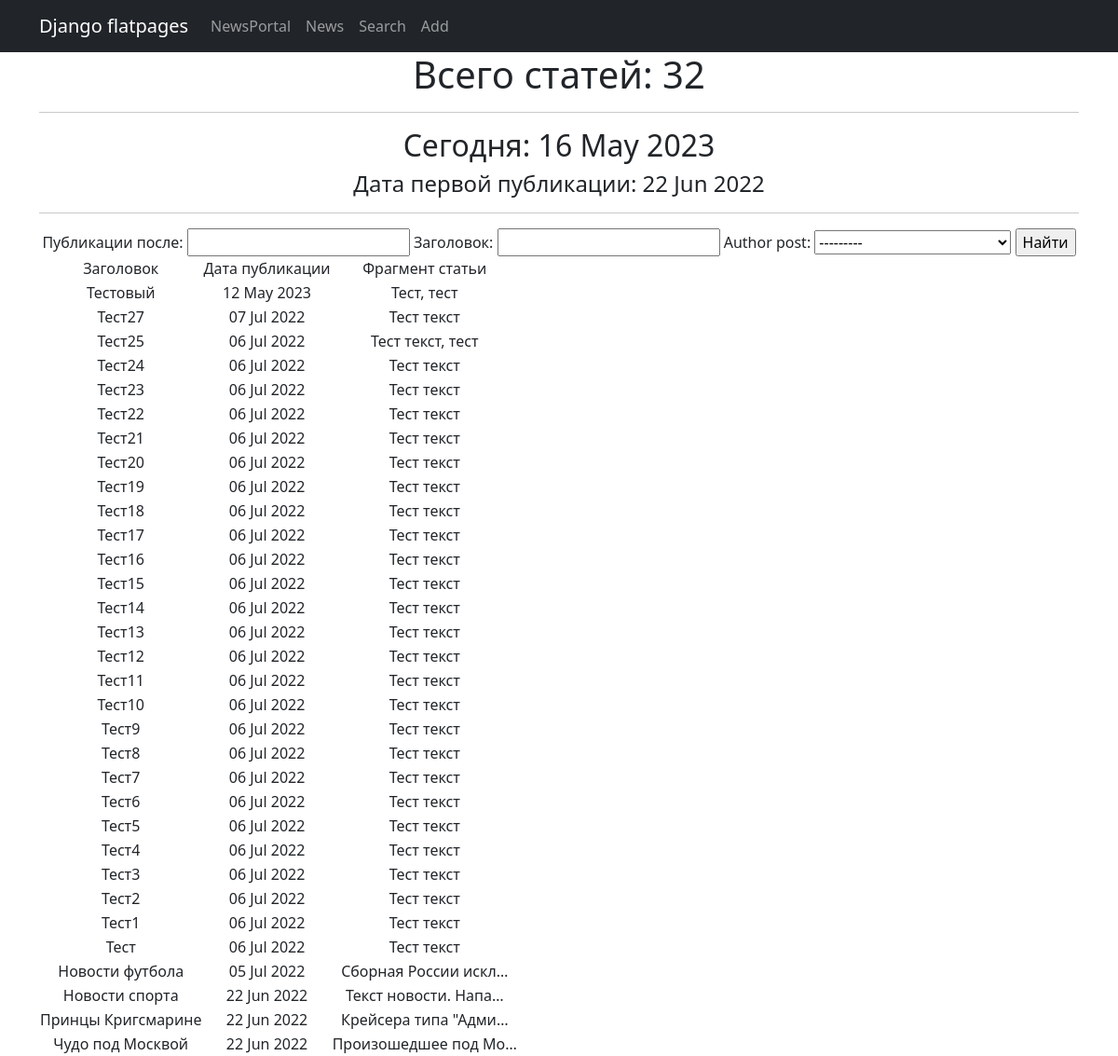
Page /news/search/ on the earlier database version.
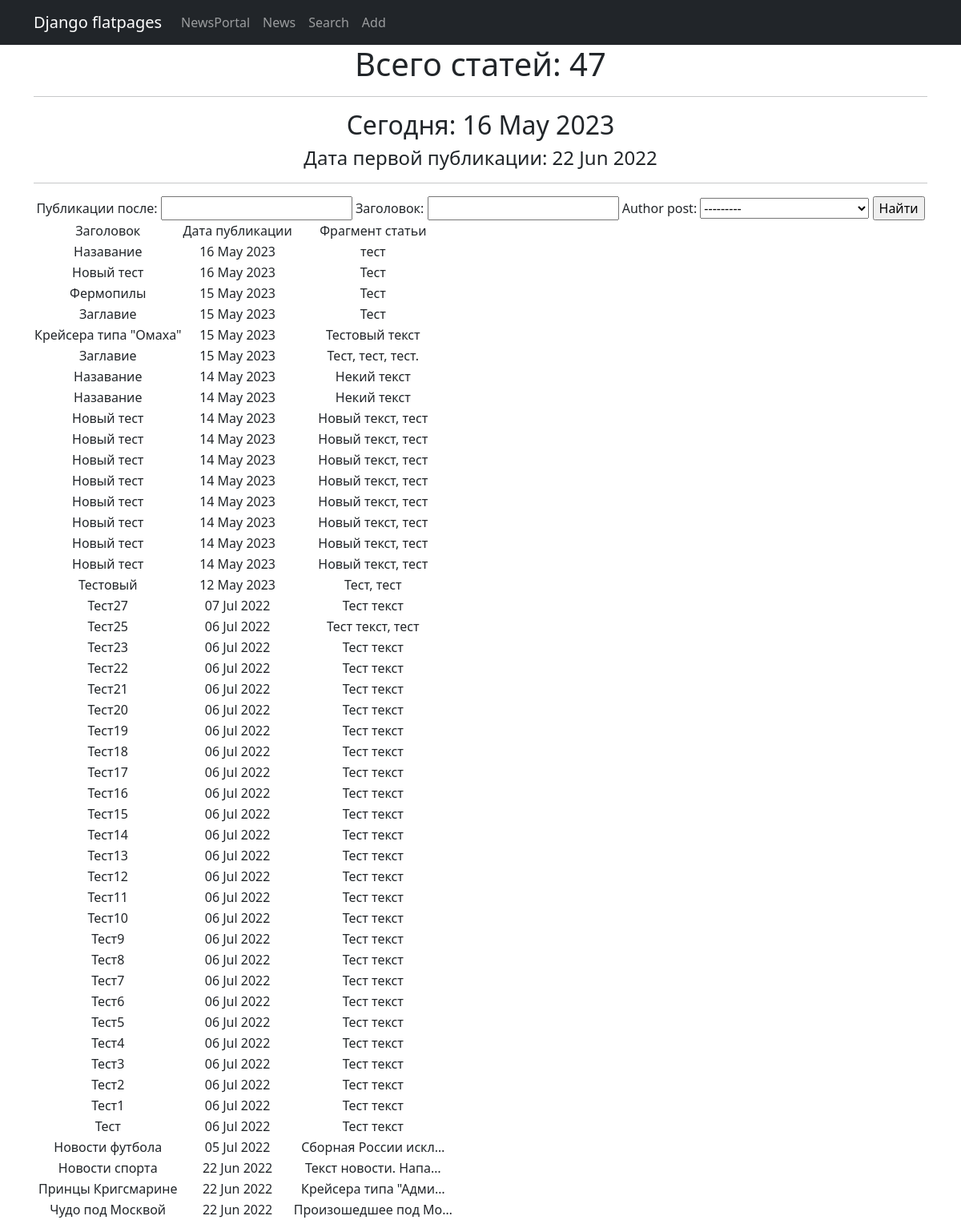
Same page on the later database version.
### News/models.py (models this page shows, shortened)
class Post(models.Model):
    author_post = models.ForeignKey(Author, on_delete=models.CASCADE)
    сhoice_post = models.CharField(max_length=2, choices=POSITIONS, default=news)
    date_post = models.DateTimeField(auto_now_add=True)
    category = models.ManyToManyField(Category, through='PostCategory')
    heading_post = models.CharField(max_length=255)
    text_post = models.TextField()
    rating_post = models.IntegerField(default=0)

### News/views.py (the view)
# urls.py: path('search/', SearchList.as_view(), name='search'),
class SearchList(ListView):
    model = Post
    ordering = '-id'
    template_name = 'search.html'
    context_object_name = 'search'
    def get_context_data(self, **kwargs):
        context = super().get_context_data(**kwargs)
        context['filter'] = PostFilter(self.request.GET, queryset=self.get_queryset())
        context['time_now'] = datetime.utcnow()
        return context

### News/models.py (called while the page is built)
    def __str__(self):
        return f'{self.user}'

### News/templatetags/censor_filters.py (called while the page is built)
@register.filter()
def censor(value):
    try:
        if not isinstance(value, str):
            raise AttributeError("Ошибка! Вы применяете фильтр не к строковому типу данных.")
        value = value.split()
        for i, word in enumerate(value):
            if any(stor_word in word for stor_word in stop_list):
                value[i] = word[0] + "".join('*' if cen.isalpha() else cen for cen in word)
                value[i] = value[i].replace('*', '', 1)
        return " ".join(value)
    except TypeError:
        print('Error')

### templates/search.html (shortened to what this page needs)
{% extends 'flatpages/default.html' %}
{% load censor_filters %}
{% block content %}
    <h1>Всего статей: {{ search|length }}</h1>
        <hr>
    <h2> Сегодня: {{ time_now|date:'d M Y' }} </h2>
    <h4>Дата первой публикации: 22 Jun 2022</h4>
        <hr>
        <form method="GET">
            {{ filter.form }}
            <input type="submit" value="Найти">
        </form>
        {% if search %}
             <table>
               <tr>
                   <td>Заголовок</td>
                   <td>Дата публикации</td>
                   <td>Фрагмент статьи</td>
               </tr>
                 {% for search in filter.qs %}
               <tr>
                   <td>{{ search.heading_post|censor }}</td>
                   <td>{{ search.date_post|date:'d M Y'}}</td>
                   <td>{{ search.text_post|truncatechars:20|censor }}</td>
               </tr>
                 {% endfor %}
             </table>
        {% else %}
            <h2>Новостей нет!</h2>
        {% endif %}
{% endblock content %}

### templates/flatpages/default.html (shortened to what this page needs)
<!DOCTYPE html>
<html lang="en">
    <head>
        {% load static %}
        <link href="{% static 'css/styles.css' %}" rel="stylesheet" />
    </head>
    <body>
        <nav class="navbar navbar-expand-lg navbar-dark bg-dark static-top">
            <div class="container">
                <a class="navbar-brand" href="#">Django flatpages</a>
                <div class="collapse navbar-collapse" id="navbarResponsive">
                    <ul class="navbar-nav ml-auto">
                        <li class="nav-item">
                            <a class="nav-link" href="/NewsPortal/">NewsPortal</a>
                        </li>
                        <li class="nav-item">
                            <a class="nav-link" href="/news/">News</a>
                        </li>
                         <li class="nav-item">
                            <a class="nav-link" href="/news/search/">Search</a>
                        </li>
                        <li class="nav-item">
                            <a class="nav-link" href="/news/add/">Add</a>
                        </li>
                    </ul>
                </div>
            </div>
        </nav>
        <div class="container">
            <div class="row">
                <div class="col-lg-12 text-center">
                    {% block content %}
                    {% endblock content %}
                </div>
            </div>
        </div>
    </body>
</html>

Differences in the rows shown:
removed Post: heading_post|censor "Тест24", date_post "06 Jul 2022", text_post|censor "Тест текст"
added Post: heading_post|censor "Назавание", date_post "16 May 2023", text_post|censor "тест"
added Post: heading_post|censor "Новый тест", date_post "16 May 2023", text_post|censor "Тест"
added Post: heading_post|censor "Фермопилы", date_post "15 May 2023", text_post|censor "Тест"
added Post: heading_post|censor "Заглавие", date_post "15 May 2023", text_post|censor "Тест"
added Post: heading_post|censor "Крейсера типа \"Омаха\"", date_post "15 May 2023", text_post|censor "Тестовый текст"
added Post: heading_post|censor "Заглавие", date_post "15 May 2023", text_post|censor "Тест, тест, тест."
added Post: heading_post|censor "Назавание", date_post "14 May 2023", text_post|censor "Некий текст"
added Post: heading_post|censor "Назавание", date_post "14 May 2023", text_post|censor "Некий текст"
added Post: heading_post|censor "Новый тест", date_post "14 May 2023", text_post|censor "Новый текст, тест"
added Post: heading_post|censor "Новый тест", date_post "14 May 2023", text_post|censor "Новый текст, тест"
added Post: heading_post|censor "Новый тест", date_post "14 May 2023", text_post|censor "Новый текст, тест"
added Post: heading_post|censor "Новый тест", date_post "14 May 2023", text_post|censor "Новый текст, тест"
added Post: heading_post|censor "Новый тест", date_post "14 May 2023", text_post|censor "Новый текст, тест"
added Post: heading_post|censor "Новый тест", date_post "14 May 2023", text_post|censor "Новый текст, тест"
added Post: heading_post|censor "Новый тест", date_post "14 May 2023", text_post|censor "Новый текст, тест"
added Post: heading_post|censor "Новый тест", date_post "14 May 2023", text_post|censor "Новый текст, тест"
Other differences:
{{ search|length }}: "32" → "47"
